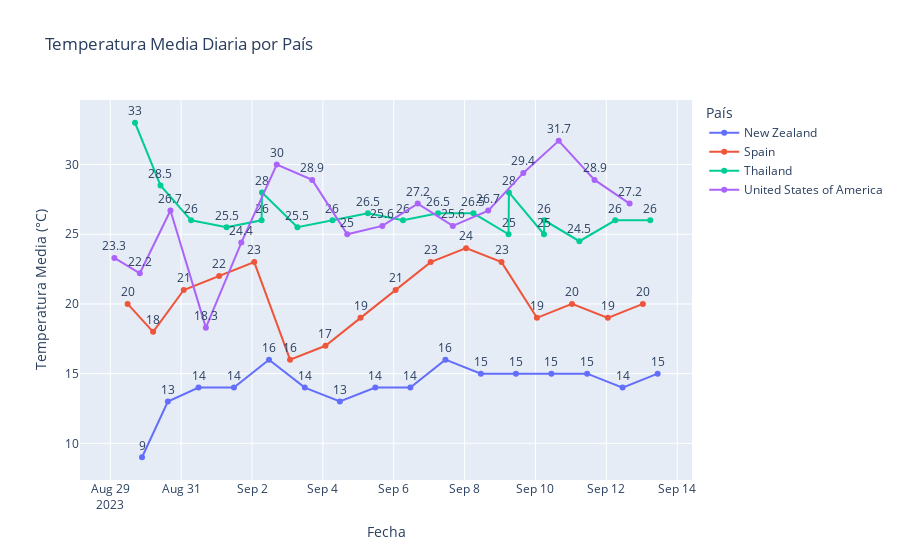

Source (notebook cell):
### Markdown cell above
# Apartado 15

Carga de datos: Importa el archivo CSV GlobalWeatherRepository.csv en un DataFrame de pandas.

    Selección de datos: Filtra la información para mostrar únicamente las temperaturas de los siguientes países: 

España, Tailandia, Nueva Zelanda y Estados Unidos.

    Visualización:

Genera un gráfico de líneas con PLOTLY que muestre la evolución de la temperatura media a lo largo del año para estos cuatro países.

Los marcadores tendrán que mostrar la temperatura (el número) y ser redondos.

### Code cell
import pandas as pd
import plotly.express as px
from plotly.offline import init_notebook_mode

# Habilitar renderizado interactivo en Jupyter
init_notebook_mode(connected=True)

# Cargar los datos desde el archivo CSV
archivo_csv = "GlobalWeatherRepository.csv"
df = pd.read_csv(archivo_csv)

# Convertir la columna "last_updated" a tipo datetime
df["last_updated"] = pd.to_datetime(df["last_updated"])

# Filtrar solo los países deseados
paises_interes = ["Spain", "Thailand", "New Zealand", "United States of America"]
df_filtrado = df[df["country"].isin(paises_interes)]

# Agrupar por país y fecha (cada día), luego calcular la temperatura media
df_grouped = df_filtrado.groupby(["country", "last_updated"])["temperature_celsius"].mean().reset_index()

# Crear el gráfico de líneas interactivo con Plotly
fig = px.line(
    df_grouped, 
    x="last_updated", 
    y="temperature_celsius", 
    color="country", 
    markers=True, 
    text="temperature_celsius", 
    title="Temperatura Media Diaria por País",
    labels={"temperature_celsius": "Temperatura Media (°C)", "last_updated": "Fecha", "country": "País"}
)

# Ajustar la posición del texto para que quede un poco más arriba
fig.update_traces(
    textposition="top center",  # Mantenerlo arriba del punto
    mode="lines+markers+text",  # Mostrar líneas, puntos y texto
)

# Personalización del gráfico (ejes y leyenda)
fig.update_layout(
    xaxis_title="Fecha", 
    yaxis_title="Temperatura Media (°C)", 
    legend_title="País"
)

# Mostrar el gráfico
fig.show()

### Figure 1 — Plotly figure (JSON) as saved in the notebook; plotly's stock layout.template omitted (floating-point values rounded to 4 significant figures)
{"data": [{"hovertemplate": "País=New Zealand<br>Fecha=%{x}<br>Temperatura Media (°C)=%{text}<extra></extra>", "legendgroup": "New Zealand", "line": {"color": "#636efa", "dash": "solid"}, "marker": {"symbol": "circle"}, "mode": "lines+markers+text", "name": "New Zealand", "orientation": "v", "showlegend": true, "text": [9, 13, 14, 14, 16, 14, 13, 14, 14, 16, 15, 15, 15, 15, 14, 15], "textposition": "top center", "type": "scatter", "x": ["2023-08-29T21:30:00", "2023-08-30T15:00:00", "2023-08-31T11:45:00", "2023-09-01T11:45:00", "2023-09-02T11:30:00", "2023-09-03T11:45:00", "2023-09-04T11:30:00", "2023-09-05T11:30:00", "2023-09-06T11:15:00", "2023-09-07T11:00:00", "2023-09-08T11:00:00", "2023-09-09T10:45:00", "2023-09-10T10:45:00", "2023-09-11T11:00:00", "2023-09-12T11:00:00", "2023-09-13T10:45:00"], "xaxis": "x", "y": [9, 13, 14, 14, 16, 14, 13, 14, 14, 16, 15, 15, 15, 15, 14, 15], "yaxis": "y"}, {"hovertemplate": "País=Spain<br>Fecha=%{x}<br>Temperatura Media (°C)=%{text}<extra></extra>", "legendgroup": "Spain", "line": {"color": "#EF553B", "dash": "solid"}, "marker": {"symbol": "circle"}, "mode": "lines+markers+text", "name": "Spain", "orientation": "v", "showlegend": true, "text": [20, 18, 21, 22, 23, 16, 17, 19, 21, 23, 24, 23, 19, 20, 19, 20], "textposition": "top center", "type": "scatter", "x": ["2023-08-29T11:45:00", "2023-08-30T05:00:00", "2023-08-31T01:45:00", "2023-09-01T01:45:00", "2023-09-02T01:30:00", "2023-09-03T01:45:00", "2023-09-04T01:45:00", "2023-09-05T01:30:00", "2023-09-06T01:15:00", "2023-09-07T01:00:00", "2023-09-08T01:00:00", "2023-09-09T01:00:00", "2023-09-10T01:00:00", "2023-09-11T00:45:00", "2023-09-12T01:00:00", "2023-09-13T00:45:00"], "xaxis": "x", "y": [20, 18, 21, 22, 23, 16, 17, 19, 21, 23, 24, 23, 19, 20, 19, 20], "yaxis": "y"}, {"hovertemplate": "País=Thailand<br>Fecha=%{x}<br>Temperatura Media (°C)=%{text}<extra></extra>", "legendgroup": "Thailand", "line": {"color": "#00cc96", "dash": "solid"}, "marker": {"symbol": "circle"}, "mode": "lines+markers+text", "name": "Thailand", "orientation": "v", "showlegend": true, "text": [33, 28.5, 26, 25.5, 26, 28, 25.5, 26, 26.5, 26, 26.5, 26.5, 25, 28, 25, 26, 24.5, 26, 26], "textposition": "top center", "type": "scatter", "x": ["2023-08-29T16:45:00", "2023-08-30T10:00:00", "2023-08-31T06:45:00", "2023-09-01T06:45:00", "2023-09-02T06:30:00", "2023-09-02T06:45:00", "2023-09-03T06:45:00", "2023-09-04T06:30:00", "2023-09-05T06:30:00", "2023-09-06T06:15:00", "2023-09-07T06:00:00", "2023-09-08T06:00:00", "2023-09-09T05:45:00", "2023-09-09T06:00:00", "2023-09-10T05:45:00", "2023-09-10T06:00:00", "2023-09-11T05:45:00", "2023-09-12T06:00:00", "2023-09-13T05:45:00"], "xaxis": "x", "y": [33, 28.5, 26, 25.5, 26, 28, 25.5, 26, 26.5, 26, 26.5, 26.5, 25, 28, 25, 26, 24.5, 26, 26], "yaxis": "y"}, {"hovertemplate": "País=United States of America<br>Fecha=%{x}<br>Temperatura Media (°C)=%{text}<extra></extra>", "legendgroup": "United States of America", "line": {"color": "#ab63fa", "dash": "solid"}, "marker": {"symbol": "circle"}, "mode": "lines+markers+text", "name": "United States of America", "orientation": "v", "showlegend": true, "text": [23.3, 22.2, 26.7, 18.3, 24.4, 30, 28.9, 25, 25.6, 27.2, 25.6, 26.7, 29.4, 31.7, 28.9, 27.2], "textposition": "top center", "type": "scatter", "x": ["2023-08-29T02:45:00", "2023-08-29T20:00:00", "2023-08-30T16:45:00", "2023-08-31T16:45:00", "2023-09-01T16:45:00", "2023-09-02T16:45:00", "2023-09-03T16:45:00", "2023-09-04T16:30:00", "2023-09-05T16:15:00", "2023-09-06T16:15:00", "2023-09-07T16:00:00", "2023-09-08T16:00:00", "2023-09-09T15:45:00", "2023-09-10T15:45:00", "2023-09-11T16:00:00", "2023-09-12T15:45:00"], "xaxis": "x", "y": [23.3, 22.2, 26.7, 18.3, 24.4, 30, 28.9, 25, 25.6, 27.2, 25.6, 26.7, 29.4, 31.7, 28.9, 27.2], "yaxis": "y"}], "layout": {"legend": {"title": {"text": "País"}, "tracegroupgap": 0}, "title": {"text": "Temperatura Media Diaria por País"}, "xaxis": {"anchor": "y", "domain": [0, 1], "title": {"text": "Fecha"}}, "yaxis": {"anchor": "x", "domain": [0, 1], "title": {"text": "Temperatura Media (°C)"}}}}
